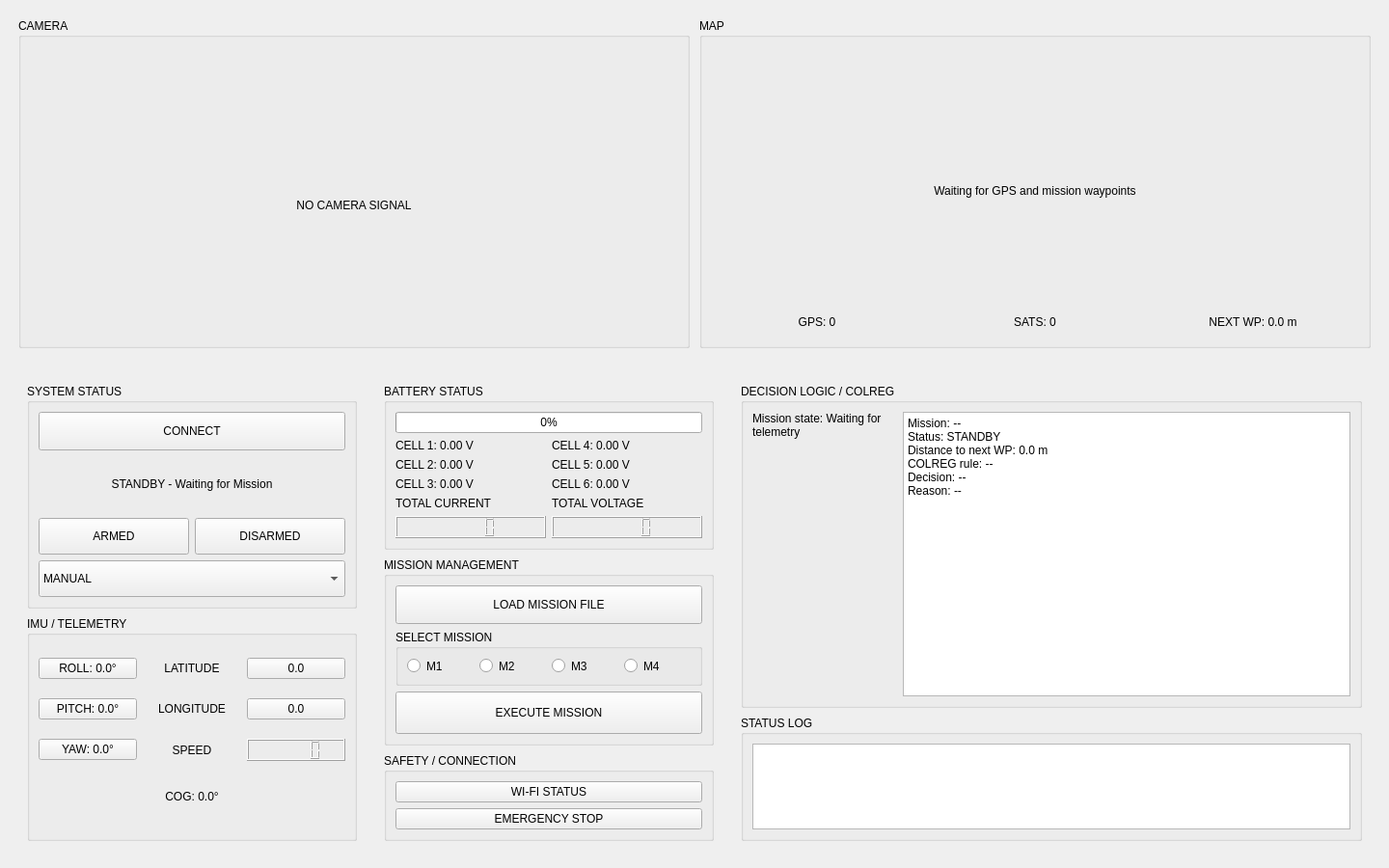
<?xml version="1.0" encoding="UTF-8"?>
<ui version="4.0">
 <class>MainWindow</class>
 <widget class="QMainWindow" name="MainWindow">
  <property name="geometry">
   <rect>
    <x>0</x>
    <y>0</y>
    <width>1440</width>
    <height>900</height>
   </rect>
  </property>
  <property name="minimumSize">
   <size>
    <width>1280</width>
    <height>720</height>
   </size>
  </property>
  <property name="windowTitle">
   <string>NJORD ASV Ground Control</string>
  </property>
  <widget class="QWidget" name="centralwidget">
   <layout class="QVBoxLayout" name="verticalLayout_main">
    <property name="spacing">
     <number>10</number>
    </property>
    <property name="leftMargin">
     <number>10</number>
    </property>
    <property name="topMargin">
     <number>10</number>
    </property>
    <property name="rightMargin">
     <number>10</number>
    </property>
    <property name="bottomMargin">
     <number>10</number>
    </property>
    <item>
     <widget class="QWidget" name="topVisualPanel" native="true">
      <property name="minimumSize">
       <size>
        <width>0</width>
        <height>360</height>
       </size>
      </property>
      <layout class="QHBoxLayout" name="horizontalLayout_visual">
       <property name="spacing">
        <number>10</number>
       </property>
       <item>
        <widget class="QGroupBox" name="groupBox_4">
         <property name="title">
          <string>CAMERA</string>
         </property>
         <layout class="QVBoxLayout" name="verticalLayout_camera">
          <item>
           <widget class="QLabel" name="LCAMERA">
            <property name="minimumSize">
             <size>
              <width>420</width>
              <height>330</height>
             </size>
            </property>
            <property name="text">
             <string>NO CAMERA SIGNAL</string>
            </property>
            <property name="alignment">
             <set>Qt::AlignCenter</set>
            </property>
           </widget>
          </item>
         </layout>
        </widget>
       </item>
       <item>
        <widget class="QGroupBox" name="groupBox_mapMain">
         <property name="title">
          <string>MAP</string>
         </property>
         <layout class="QVBoxLayout" name="verticalLayout_map">
          <item>
           <widget class="QLabel" name="LMAINMAP">
            <property name="minimumSize">
             <size>
              <width>420</width>
              <height>300</height>
             </size>
            </property>
            <property name="text">
             <string>Waiting for GPS and mission waypoints</string>
            </property>
            <property name="alignment">
             <set>Qt::AlignCenter</set>
            </property>
           </widget>
          </item>
          <item>
           <layout class="QHBoxLayout" name="horizontalLayout_map_status">
            <item>
             <widget class="QLabel" name="LMAPGPS">
              <property name="minimumSize">
               <size>
                <width>110</width>
                <height>30</height>
               </size>
              </property>
              <property name="text">
               <string>GPS: 0</string>
              </property>
              <property name="alignment">
               <set>Qt::AlignCenter</set>
              </property>
             </widget>
            </item>
            <item>
             <widget class="QLabel" name="LMAPSATS">
              <property name="minimumSize">
               <size>
                <width>110</width>
                <height>30</height>
               </size>
              </property>
              <property name="text">
               <string>SATS: 0</string>
              </property>
              <property name="alignment">
               <set>Qt::AlignCenter</set>
              </property>
             </widget>
            </item>
            <item>
             <widget class="QLabel" name="LMAPDIST">
              <property name="minimumSize">
               <size>
                <width>210</width>
                <height>30</height>
               </size>
              </property>
              <property name="text">
               <string>NEXT WP: 0.0 m</string>
              </property>
              <property name="alignment">
               <set>Qt::AlignCenter</set>
              </property>
             </widget>
            </item>
           </layout>
          </item>
         </layout>
        </widget>
       </item>
      </layout>
     </widget>
    </item>
    <item>
     <widget class="QWidget" name="bottomInfoPanel" native="true">
      <layout class="QHBoxLayout" name="horizontalLayout">
       <property name="spacing">
        <number>10</number>
       </property>
       <item>
        <widget class="QWidget" name="leftPanel" native="true">
         <property name="minimumSize">
          <size>
           <width>360</width>
           <height>0</height>
          </size>
         </property>
         <layout class="QVBoxLayout" name="verticalLayout_left">
          <property name="spacing">
           <number>8</number>
          </property>
          <item>
           <widget class="QGroupBox" name="groupBox">
            <property name="title">
             <string>SYSTEM STATUS</string>
            </property>
            <layout class="QVBoxLayout" name="verticalLayout_system">
             <item>
              <widget class="QPushButton" name="BTNCONNECT">
               <property name="minimumSize">
                <size>
                 <width>0</width>
                 <height>40</height>
                </size>
               </property>
               <property name="text">
                <string>CONNECT</string>
               </property>
              </widget>
             </item>
             <item>
              <widget class="QLabel" name="LVESSELSTATUS">
               <property name="minimumSize">
                <size>
                 <width>0</width>
                 <height>36</height>
                </size>
               </property>
               <property name="text">
                <string>STANDBY - Waiting for Mission</string>
               </property>
               <property name="alignment">
                <set>Qt::AlignCenter</set>
               </property>
              </widget>
             </item>
             <item>
              <layout class="QHBoxLayout" name="horizontalLayout_arm">
               <item>
                <widget class="QPushButton" name="BTNARM">
                 <property name="minimumSize">
                  <size>
                   <width>0</width>
                   <height>38</height>
                  </size>
                 </property>
                 <property name="text">
                  <string>ARMED</string>
                 </property>
                </widget>
               </item>
               <item>
                <widget class="QPushButton" name="BTNDISARM">
                 <property name="minimumSize">
                  <size>
                   <width>0</width>
                   <height>38</height>
                  </size>
                 </property>
                 <property name="text">
                  <string>DISARMED</string>
                 </property>
                </widget>
               </item>
              </layout>
             </item>
             <item>
              <widget class="QComboBox" name="CMBMODE">
               <property name="minimumSize">
                <size>
                 <width>0</width>
                 <height>38</height>
                </size>
               </property>
               <item>
                <property name="text">
                 <string>MANUAL</string>
                </property>
               </item>
               <item>
                <property name="text">
                 <string>HOLD</string>
                </property>
               </item>
               <item>
                <property name="text">
                 <string>AUTO</string>
                </property>
               </item>
               <item>
                <property name="text">
                 <string>GUIDED</string>
                </property>
               </item>
               <item>
                <property name="text">
                 <string>RTL</string>
                </property>
               </item>
              </widget>
             </item>
            </layout>
           </widget>
          </item>
          <item>
           <widget class="QGroupBox" name="groupBox_2">
            <property name="title">
             <string>IMU / TELEMETRY</string>
            </property>
            <layout class="QGridLayout" name="gridLayout_telemetry">
             <item row="0" column="0">
              <widget class="QPushButton" name="BTNROLL">
               <property name="text">
                <string>ROLL: 0.0°</string>
               </property>
              </widget>
             </item>
             <item row="0" column="1">
              <widget class="QLabel" name="label_lat_title">
               <property name="text">
                <string>LATITUDE</string>
               </property>
               <property name="alignment">
                <set>Qt::AlignCenter</set>
               </property>
              </widget>
             </item>
             <item row="0" column="2">
              <widget class="QPushButton" name="BTNLAT">
               <property name="text">
                <string>0.0</string>
               </property>
              </widget>
             </item>
             <item row="1" column="0">
              <widget class="QPushButton" name="BTNPITCH">
               <property name="text">
                <string>PITCH: 0.0°</string>
               </property>
              </widget>
             </item>
             <item row="1" column="1">
              <widget class="QLabel" name="label_lon_title">
               <property name="text">
                <string>LONGITUDE</string>
               </property>
               <property name="alignment">
                <set>Qt::AlignCenter</set>
               </property>
              </widget>
             </item>
             <item row="1" column="2">
              <widget class="QPushButton" name="BTNLONG">
               <property name="text">
                <string>0.0</string>
               </property>
              </widget>
             </item>
             <item row="2" column="0">
              <widget class="QPushButton" name="BTNYAW">
               <property name="text">
                <string>YAW: 0.0°</string>
               </property>
              </widget>
             </item>
             <item row="2" column="1">
              <widget class="QLabel" name="label_speed_title">
               <property name="text">
                <string>SPEED</string>
               </property>
               <property name="alignment">
                <set>Qt::AlignCenter</set>
               </property>
              </widget>
             </item>
             <item row="2" column="2">
              <widget class="QLCDNumber" name="LCDSPEED"/>
             </item>
             <item row="3" column="1">
              <widget class="QLabel" name="LCOG">
               <property name="minimumSize">
                <size>
                 <width>100</width>
                 <height>28</height>
                </size>
               </property>
               <property name="maximumSize">
                <size>
                 <width>130</width>
                 <height>34</height>
                </size>
               </property>
               <property name="text">
                <string>COG: 0.0°</string>
               </property>
               <property name="alignment">
                <set>Qt::AlignCenter</set>
               </property>
              </widget>
             </item>
            </layout>
           </widget>
          </item>
         </layout>
        </widget>
       </item>
       <item>
        <widget class="QWidget" name="middlePanel" native="true">
         <property name="minimumSize">
          <size>
           <width>360</width>
           <height>0</height>
          </size>
         </property>
         <layout class="QVBoxLayout" name="verticalLayout_middle">
          <property name="spacing">
           <number>8</number>
          </property>
          <item>
           <widget class="QGroupBox" name="groupBox_3">
            <property name="title">
             <string>BATTERY STATUS</string>
            </property>
            <layout class="QGridLayout" name="gridLayout_battery">
             <item row="0" column="0" colspan="2">
              <widget class="QProgressBar" name="BATTERBAR">
               <property name="value">
                <number>0</number>
               </property>
               <property name="textVisible">
                <bool>true</bool>
               </property>
              </widget>
             </item>
             <item row="1" column="0">
              <widget class="QLabel" name="LC1">
               <property name="text">
                <string>CELL 1: 0.00 V</string>
               </property>
              </widget>
             </item>
             <item row="1" column="1">
              <widget class="QLabel" name="LC4">
               <property name="text">
                <string>CELL 4: 0.00 V</string>
               </property>
              </widget>
             </item>
             <item row="2" column="0">
              <widget class="QLabel" name="LC2">
               <property name="text">
                <string>CELL 2: 0.00 V</string>
               </property>
              </widget>
             </item>
             <item row="2" column="1">
              <widget class="QLabel" name="LC5">
               <property name="text">
                <string>CELL 5: 0.00 V</string>
               </property>
              </widget>
             </item>
             <item row="3" column="0">
              <widget class="QLabel" name="LC3">
               <property name="text">
                <string>CELL 3: 0.00 V</string>
               </property>
              </widget>
             </item>
             <item row="3" column="1">
              <widget class="QLabel" name="LC6">
               <property name="text">
                <string>CELL 6: 0.00 V</string>
               </property>
              </widget>
             </item>
             <item row="4" column="0">
              <widget class="QLabel" name="label_18">
               <property name="text">
                <string>TOTAL CURRENT</string>
               </property>
              </widget>
             </item>
             <item row="4" column="1">
              <widget class="QLabel" name="label_20">
               <property name="text">
                <string>TOTAL VOLTAGE</string>
               </property>
              </widget>
             </item>
             <item row="5" column="0">
              <widget class="QLCDNumber" name="LCDCURRENT"/>
             </item>
             <item row="5" column="1">
              <widget class="QLCDNumber" name="LCDVOLT"/>
             </item>
            </layout>
           </widget>
          </item>
          <item>
           <widget class="QGroupBox" name="groupBox_6">
            <property name="title">
             <string>MISSION MANAGEMENT</string>
            </property>
            <layout class="QVBoxLayout" name="verticalLayout_mission">
             <item>
              <widget class="QPushButton" name="BTNFILE">
               <property name="minimumSize">
                <size>
                 <width>0</width>
                 <height>40</height>
                </size>
               </property>
               <property name="text">
                <string>LOAD MISSION FILE</string>
               </property>
              </widget>
             </item>
             <item>
              <widget class="QGroupBox" name="groupBox_7">
               <property name="title">
                <string>SELECT MISSION</string>
               </property>
               <layout class="QHBoxLayout" name="horizontalLayout_mission_select">
                <item>
                 <widget class="QRadioButton" name="RM1">
                  <property name="text">
                   <string>M1</string>
                  </property>
                 </widget>
                </item>
                <item>
                 <widget class="QRadioButton" name="RM2">
                  <property name="text">
                   <string>M2</string>
                  </property>
                 </widget>
                </item>
                <item>
                 <widget class="QRadioButton" name="RM3">
                  <property name="text">
                   <string>M3</string>
                  </property>
                 </widget>
                </item>
                <item>
                 <widget class="QRadioButton" name="RM4">
                  <property name="text">
                   <string>M4</string>
                  </property>
                 </widget>
                </item>
               </layout>
              </widget>
             </item>
             <item>
              <widget class="QPushButton" name="BTNMISSION">
               <property name="minimumSize">
                <size>
                 <width>0</width>
                 <height>44</height>
                </size>
               </property>
               <property name="text">
                <string>EXECUTE MISSION</string>
               </property>
              </widget>
             </item>
            </layout>
           </widget>
          </item>
          <item>
           <widget class="QGroupBox" name="groupBox_bottom">
            <property name="title">
             <string>SAFETY / CONNECTION</string>
            </property>
            <layout class="QVBoxLayout" name="verticalLayout_bottom">
             <item>
              <widget class="QPushButton" name="BTNWIFI">
               <property name="text">
                <string>WI-FI STATUS</string>
               </property>
              </widget>
             </item>
             <item>
              <widget class="QPushButton" name="BTNSTOP">
               <property name="text">
                <string>EMERGENCY STOP</string>
               </property>
              </widget>
             </item>
            </layout>
           </widget>
          </item>
         </layout>
        </widget>
       </item>
       <item>
        <widget class="QWidget" name="rightPanel" native="true">
         <property name="minimumSize">
          <size>
           <width>420</width>
           <height>0</height>
          </size>
         </property>
         <layout class="QVBoxLayout" name="verticalLayout_right">
          <property name="spacing">
           <number>8</number>
          </property>
          <item>
           <widget class="QGroupBox" name="groupBox_8">
            <property name="title">
             <string>DECISION LOGIC / COLREG</string>
            </property>
            <layout class="QGridLayout" name="gridLayout_decision">
             <item row="0" column="0">
              <widget class="QLabel" name="LLOGIC">
               <property name="minimumSize">
                <size>
                 <width>150</width>
                 <height>120</height>
                </size>
               </property>
               <property name="text">
                <string>Mission state: Waiting for telemetry</string>
               </property>
               <property name="alignment">
                <set>Qt::AlignLeading|Qt::AlignLeft|Qt::AlignTop</set>
               </property>
               <property name="wordWrap">
                <bool>true</bool>
               </property>
              </widget>
             </item>
             <item row="0" column="1">
              <widget class="QTextEdit" name="TXTCOLREG">
               <property name="minimumSize">
                <size>
                 <width>260</width>
                 <height>120</height>
                </size>
               </property>
               <property name="readOnly">
                <bool>true</bool>
               </property>
               <property name="plainText">
                <string>Mission: --
Status: STANDBY
Distance to next WP: 0.0 m
COLREG rule: --
Decision: --
Reason: --</string>
               </property>
              </widget>
             </item>
            </layout>
           </widget>
          </item>
          <item>
           <widget class="QGroupBox" name="groupBox_5">
            <property name="maximumSize">
             <size>
              <width>16777215</width>
              <height>130</height>
             </size>
            </property>
            <property name="title">
             <string>STATUS LOG</string>
            </property>
            <layout class="QVBoxLayout" name="verticalLayout_log">
             <item>
              <widget class="QTextEdit" name="TXTSTATUSLOG">
               <property name="readOnly">
                <bool>true</bool>
               </property>
              </widget>
             </item>
            </layout>
           </widget>
          </item>
         </layout>
        </widget>
       </item>
      </layout>
     </widget>
    </item>
   </layout>
  </widget>
 </widget>
 <resources/>
 <connections/>
</ui>
